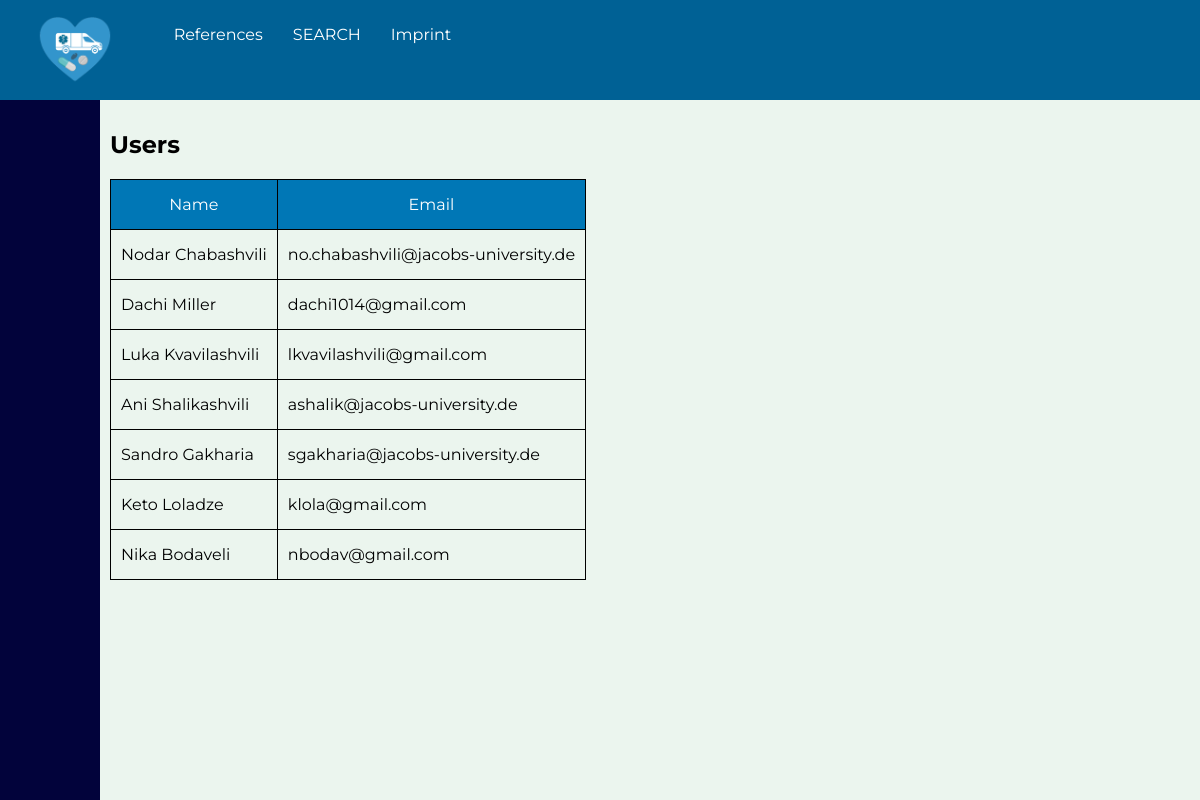
Page /reference/users.php on the committed database.
### tables this page shows
CREATE TABLE Users(
    uid INT NOT NULL AUTO_INCREMENT,
    firstname VARCHAR(255) NOT NULL,
    lastname VARCHAR(255) NOT NULL,
    email VARCHAR(255) NOT NULL UNIQUE,

    PRIMARY KEY(uid)
);

### reference/users.php (the view, shortened to what this page needs)
<?php
    include_once(__DIR__ . '/../app/start.php');
    $conn = require(__DIR__ . '/../app/connect.php');
    $sql = "SELECT firstname, lastname, email FROM Users ORDER BY uid";
    $result = $conn->query($sql);
    if ($result->num_rows > 0) {
?>
    <h2>Users</h2>
    <table>
        <thead>
            <tr style='text-align: center;'>
                <th>Name</th>
                <th>Email</th>
            </tr>
        </thead>
        <tbody>
        <?php
            while ($row = $result->fetch_assoc()) {
        ?>
            <tr>
                <td><?=$row['firstname']?> <?=$row['lastname']?></td>
                <td><?=$row['email']?></td>
            </tr>
        <?php } ?>
        </tbody>
    </table>
<?php
    } else {
?>
    <h2>No Entries</h2>
<?php
    }
    include_once(__DIR__ . '/../app/end.php');
?>

### index.css (style rules this page uses)
html, body { height: 100%; width: 100%; margin: 0; padding: 0; }
* { font-family: Montserrat; -webkit-box-sizing: border-box; -moz-box-sizing: border-box; box-sizing: border-box; }
body { display: flex; flex-direction: column; }
table { border-collapse: collapse; font-size: 16px; }
thead th { background: #0077B6; color: white; font-weight: normal; }
th, td { padding: 15px 10px; border: 1px solid black; }

### rows in the picture
users: firstname "Nodar", lastname "Chabashvili", email "no.chabashvili@jacobs-university.de"
users: firstname "Dachi", lastname "Miller", email "dachi1014@gmail.com"
users: firstname "Luka", lastname "Kvavilashvili", email "lkvavilashvili@gmail.com"
users: firstname "Ani", lastname "Shalikashvili", email "ashalik@jacobs-university.de"
users: firstname "Sandro", lastname "Gakharia", email "sgakharia@jacobs-university.de"
users: firstname "Keto", lastname "Loladze", email "klola@gmail.com"
users: firstname "Nika", lastname "Bodaveli", email "nbodav@gmail.com"
